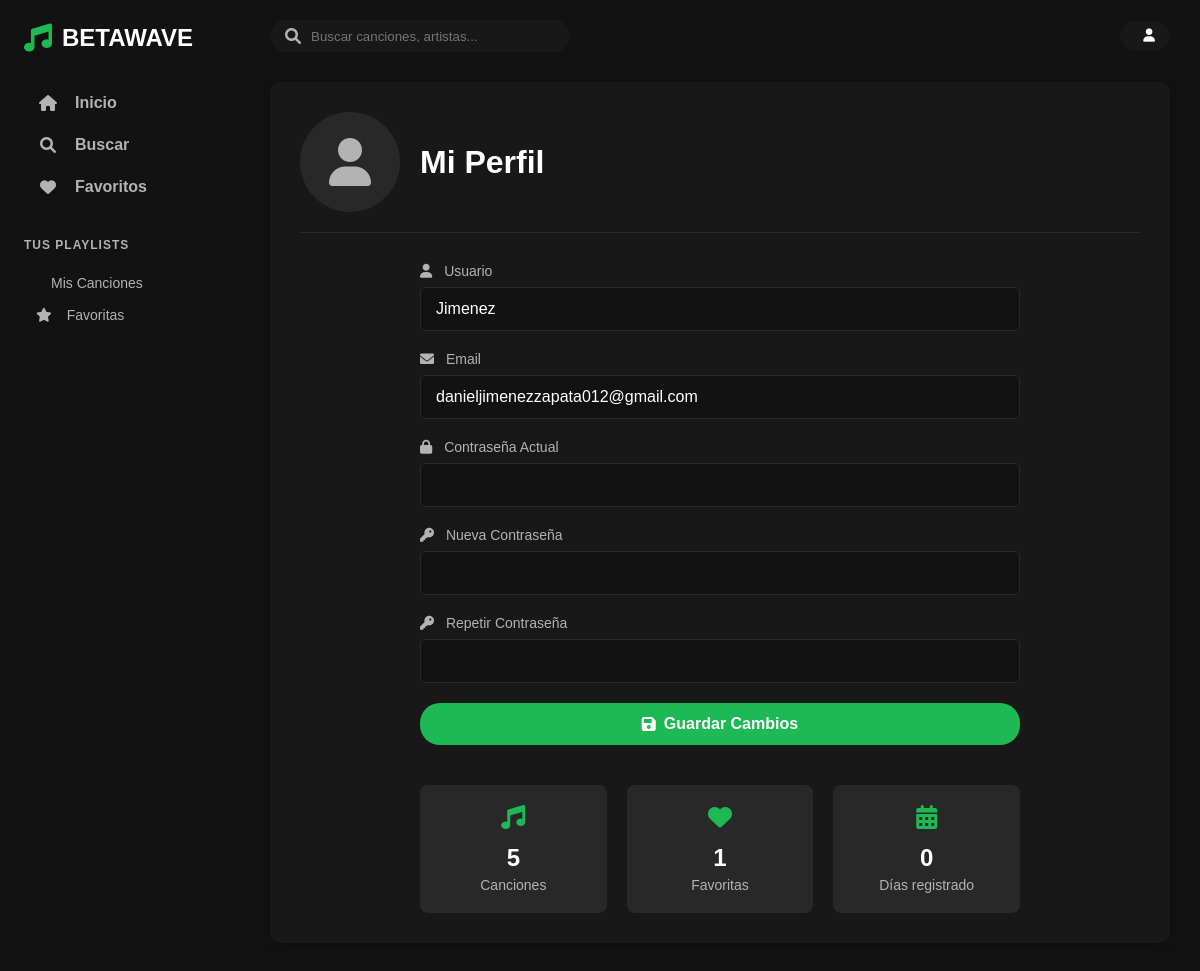
The app's page /profile (signed in), older data.
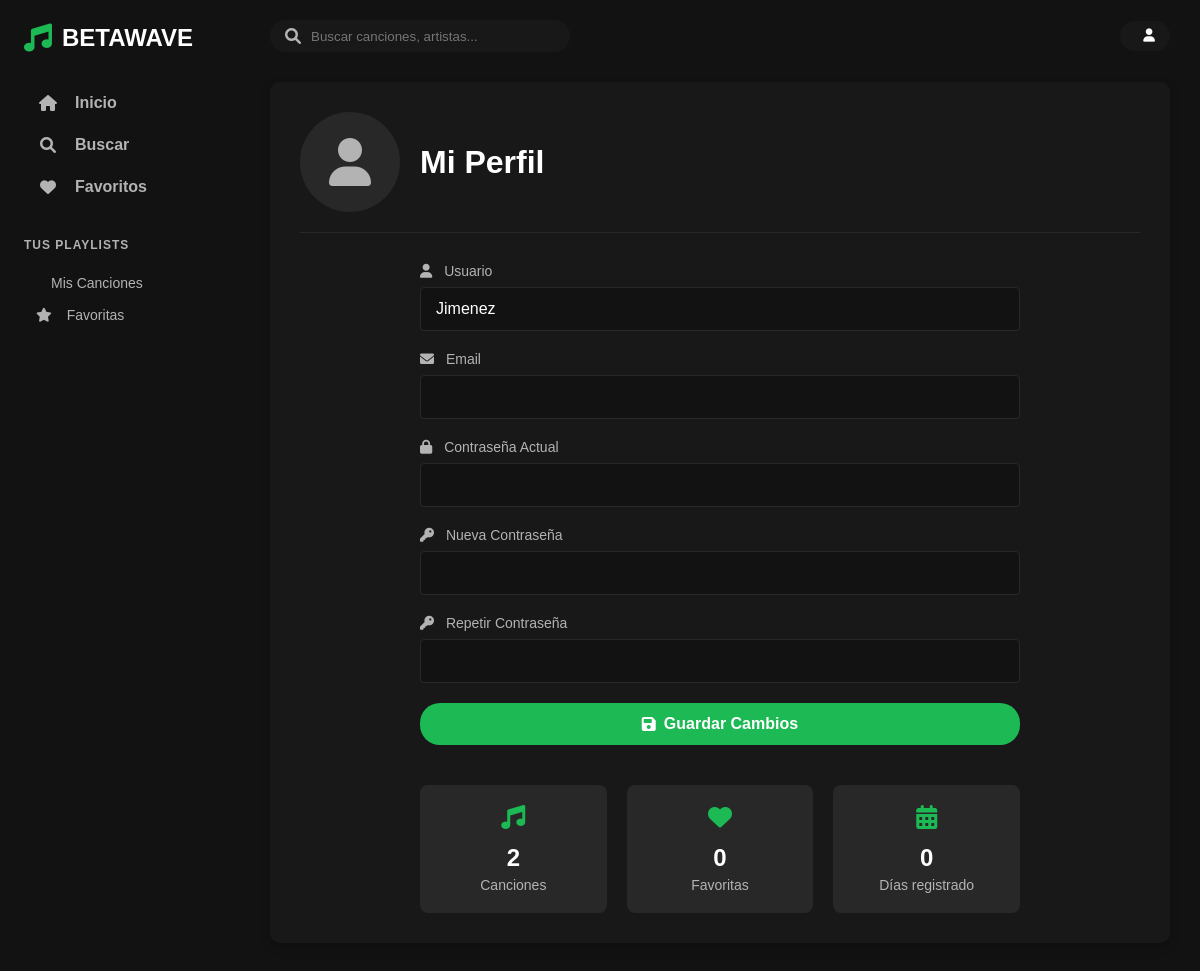
The same page, newer data.
### tables this page shows
CREATE TABLE users (
        id INTEGER PRIMARY KEY AUTOINCREMENT,
        username TEXT UNIQUE NOT NULL,
        password TEXT NOT NULL,
        email TEXT,
        role TEXT DEFAULT 'user',
        created_at DATETIME
    );

### betawave/app.py (the view, shortened to what this page needs)
@app.route('/profile', methods=['GET', 'POST'])
@login_required
def profile():
    conn = sqlite3.connect('music.db')
    c = conn.cursor()
    c.execute("SELECT username, email FROM users WHERE id = ?", (session['user_id'],))
    user_data = c.fetchone()
    if not user_data:
        flash('Usuario no encontrado', 'error')
        return redirect(url_for('logout'))
    user = {'username': user_data[0], 'email': user_data[1] if user_data[1] else ''}
    c.execute("SELECT COUNT(*) FROM songs WHERE user_id = ?", (session['user_id'],))
    songs_count = c.fetchone()[0]
    c.execute("SELECT COUNT(*) FROM favorites WHERE user_id = ?", (session['user_id'],))
    favorites_count = c.fetchone()[0]
    c.execute("SELECT created_at FROM users WHERE id = ?", (session['user_id'],))
    created_at = c.fetchone()[0]
    if created_at:
        from datetime import datetime
        created_date = datetime.strptime(created_at, '%Y-%m-%d %H:%M:%S')
        days_registered = (datetime.now() - created_date).days
    else:
        days_registered = 0
    conn.close()
    stats = {
        'songs_count': songs_count,
        'favorites_count': favorites_count,
        'days_registered': days_registered
    }
    return render_template('profile.html', user=user, stats=stats)

### betawave/app.py (called while the page is built)
def login_required(f):
    @wraps(f)
    def decorated_function(*args, **kwargs):
        if 'user_id' not in session:
            flash('Debes iniciar sesión para acceder a esta página', 'error')
            return redirect(url_for('login', next=request.url))
        return f(*args, **kwargs)
    return decorated_function

### betawave/templates/profile.html (shortened to what the changed rows need)
<!DOCTYPE html>
<html lang="es">
<head>
    <link rel="stylesheet" href="https://cdnjs.cloudflare.com/ajax/libs/font-awesome/6.0.0/css/all.min.css">
    <link rel="stylesheet" href="/static/css/styles.css">
    <link rel="stylesheet" href="/static/css/profile.css">
</head>
<body>
    <div class="app-container">
        <div class="main-content">
            <div class="profile-container">
                <div class="profile-header">
                    <h1>Mi Perfil</h1>
                </div>
                <div class="profile-content">
                    <form method="POST" class="profile-form">
                        <div class="form-group">
                            <label for="username"><i class="fas fa-user"></i> Usuario</label>
                            <input type="text" id="username" name="username" value="{{ user.username }}" required>
                        </div>
                        <div class="form-group">
                            <label for="email"><i class="fas fa-envelope"></i> Email</label>
                            <input type="email" id="email" name="email" value="{{ user.email }}">
                        </div>
                    </form>
                    <div class="profile-stats">
                        <div class="stat-card">
                            <i class="fas fa-music"></i>
                            <span class="stat-value">{{ stats.songs_count }}</span>
                            <span class="stat-label">Canciones</span>
                        </div>
                        <div class="stat-card">
                            <i class="fas fa-heart"></i>
                            <span class="stat-value">{{ stats.favorites_count }}</span>
                            <span class="stat-label">Favoritas</span>
                        </div>
                    </div>
                </div>
            </div>
        </div>
    </div>
</body>
</html>

Row changes from the older to the newer data that the page shows:
changed users "Jimenez": email "danieljimenezzapata012@gmail.com" → (not shown)
Text that changed along with them:
{{ stats.songs_count }}: "5" → "2"
{{ stats.favorites_count }}: "1" → "0"
